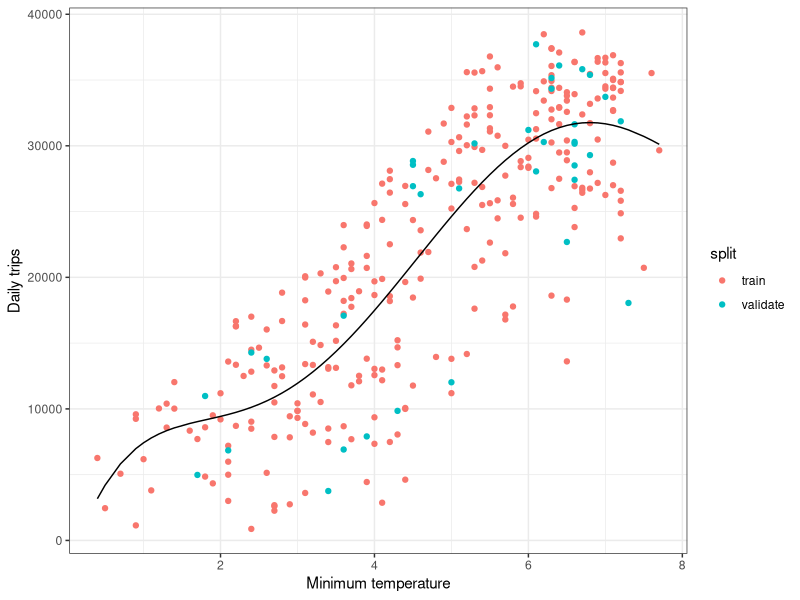
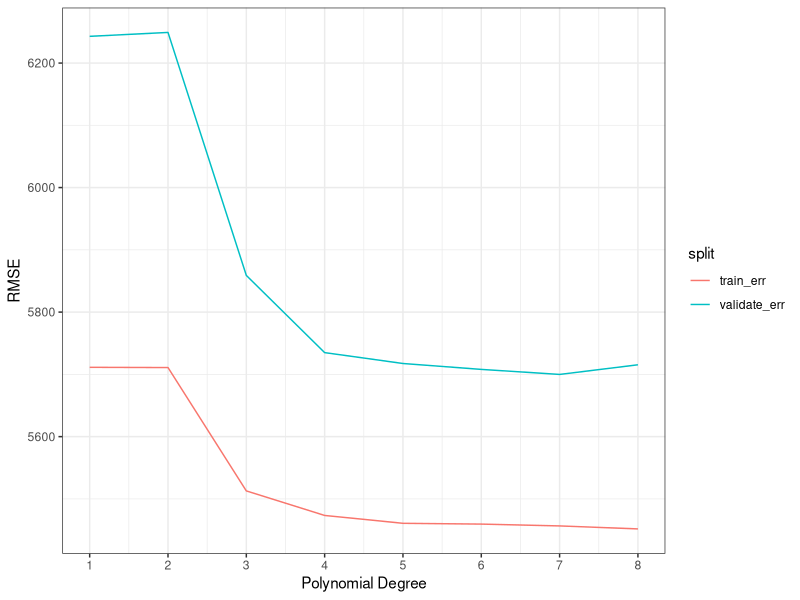
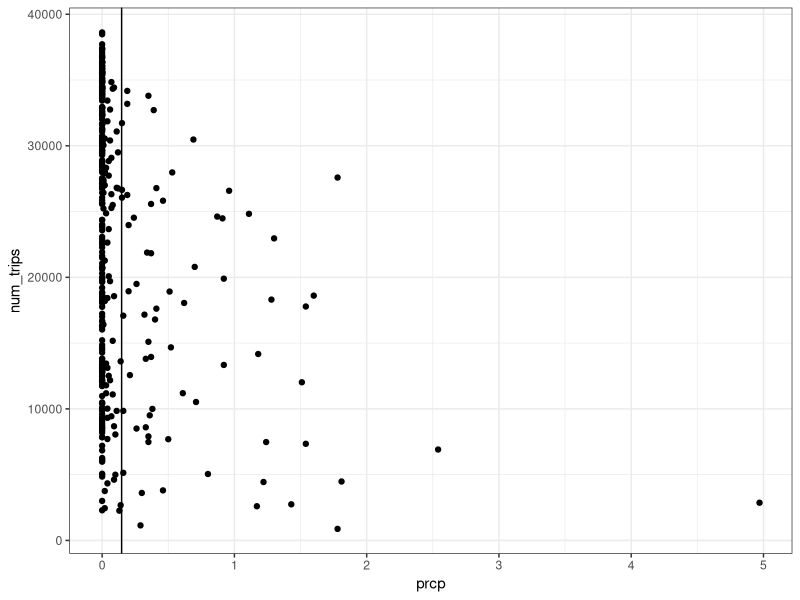
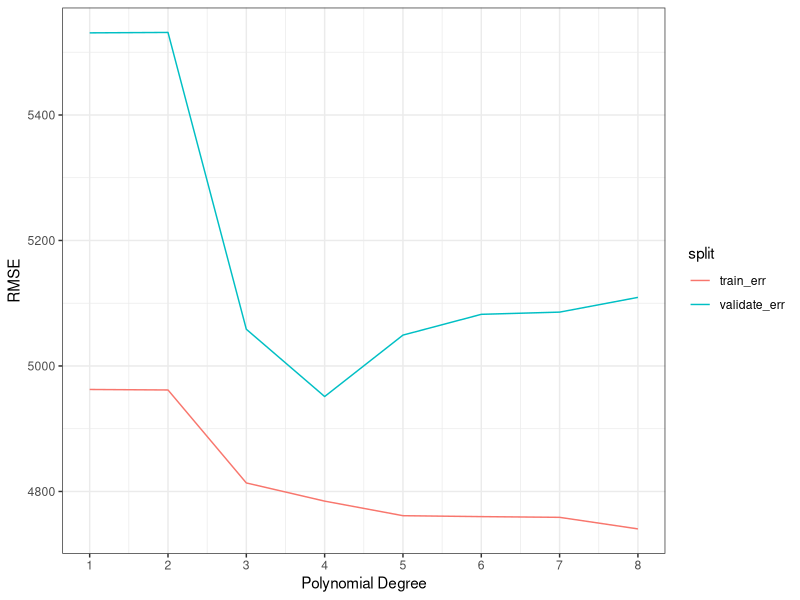
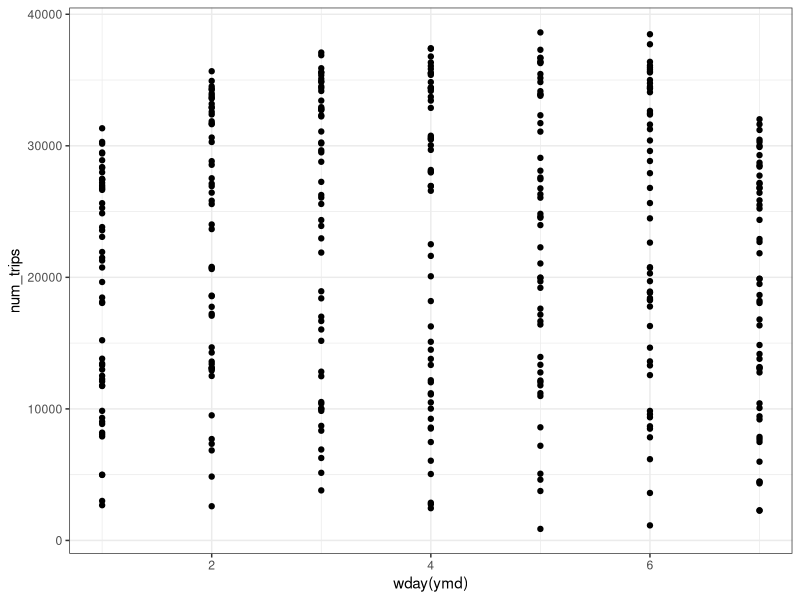
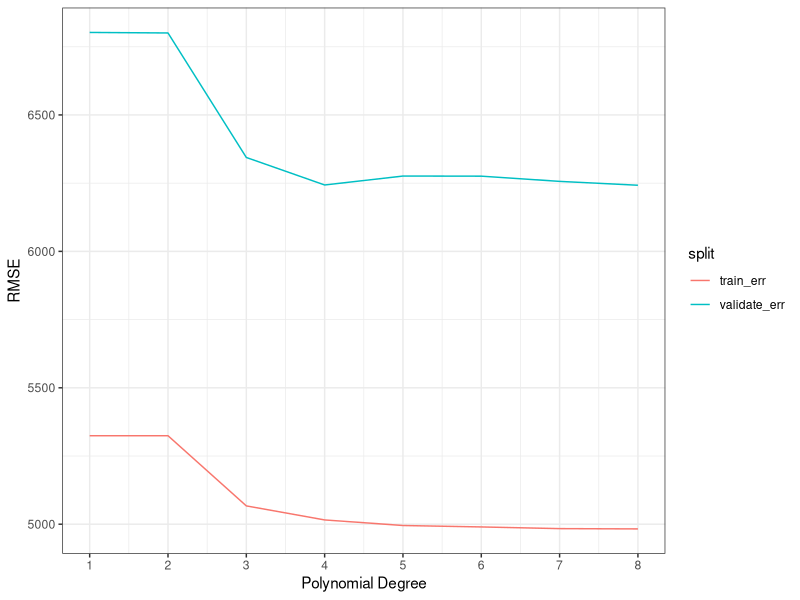
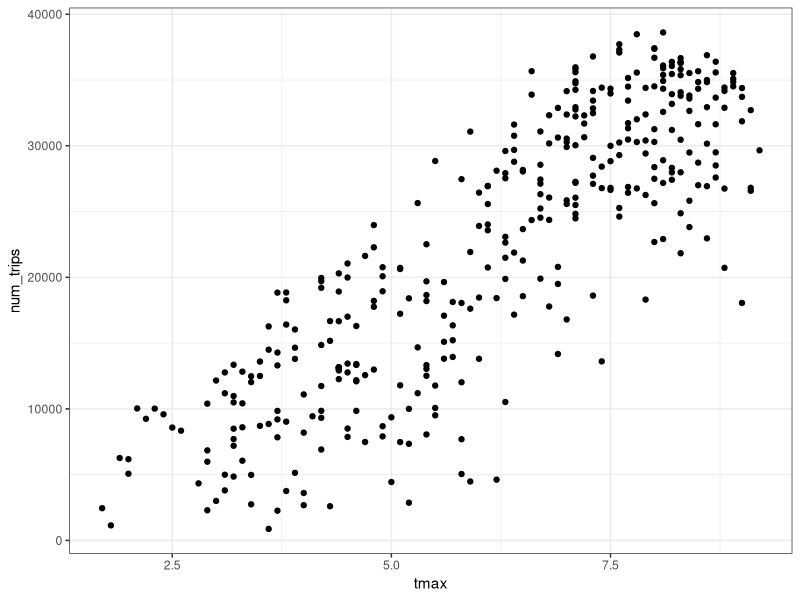
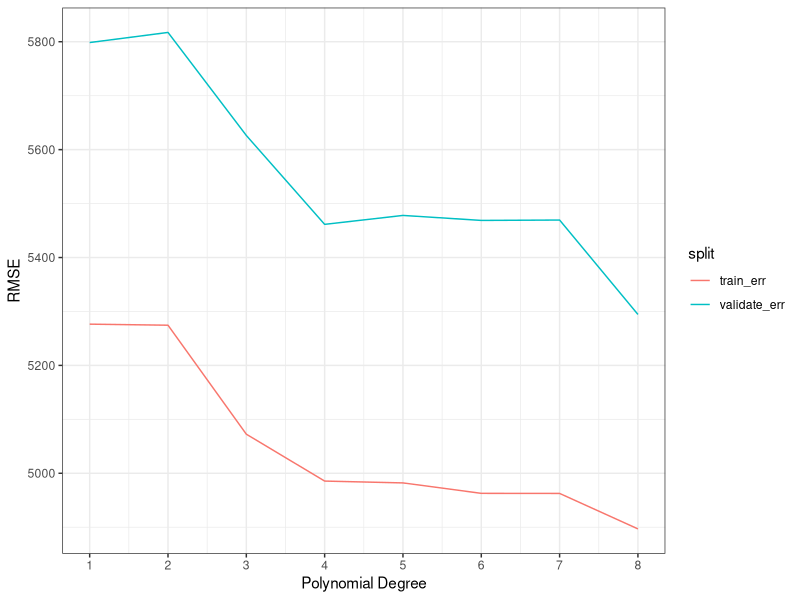

R code for these plots, in order:
## ---- chunk 1

library(tidyverse)
library(scales)
library(modelr)
library(lubridate)

theme_set(theme_bw())
options(repr.plot.width=4, repr.plot.height=3)

trips_per_day <- read_tsv('trips_per_day.tsv')

View(trips_per_day)

## ---- chunk 2

num_days <- nrow(trips_per_day)
frac_train <- 0.8
num_train <- floor(num_days * frac_train)

# randomly sample rows for the training set
training_data <- sample(1:num_days, num_train, replace=F)

# used to fit the model
trips_per_day_train <- trips_per_day[training_data, ]

# used to evaluate the fit and test
trips_per_day_validate_and_test <- trips_per_day[-training_data, ]

num_days_in_validate_and_test <-nrow(trips_per_day_validate_and_test)
frac_validate <- 0.5
num_validate <- floor(num_days_in_validate_and_test * frac_validate)

# randomly sample rows for the validation set
validation_data <- sample(1:num_days_in_validate_and_test, num_validate, replace=F) 

# used to validate the model
trips_per_day_validate <- trips_per_day_validate_and_test[validation_data, ]

# used to test the model
trips_per_day_test <- trips_per_day_validate_and_test[-validation_data, ]

## ---- chunk 3

# model for degree 5 polynomial
model5 <- lm(num_trips ~ poly(tmin, 5, raw=T), data=trips_per_day_train)

# train model
trips_per_day_train <- trips_per_day_train %>%
  add_predictions(model5) %>%
  mutate(split="train")

# validate model
trips_per_day_validate <- trips_per_day_validate %>%
  add_predictions(model5) %>%
  mutate(split="validate")

# plot the training data and validation data with the model
plot_data <- bind_rows(trips_per_day_train, trips_per_day_validate)

ggplot(plot_data, aes(x=tmin, y=num_trips)) +
  geom_point(aes(color=split)) +
  geom_line(aes(y=pred)) +
  xlab("Minimum temperature") +
  ylab('Daily trips') +
  scale_y_continuous()

# test the model
test_err <- sqrt(mean((predict(model5, trips_per_day_test) - trips_per_day_test$num_trips)^2))
test_err

## ---- chunk 4

K <- 1:8

train_err <- c()
validate_err <- c()

for (k in K) {
  
  # fit on the training data
  model <- lm(num_trips ~ poly(tmin, k, raw=T), data=trips_per_day_train)
  
  # evaluate on the training data
  train_err[k] <- sqrt(mean((predict(model, trips_per_day_train) - trips_per_day_train$num_trips)^2))
  
  # evaluate on the validate data
  validate_err[k] <- sqrt(mean((predict(model, trips_per_day_validate) - trips_per_day_validate$num_trips)^2))
}

train_err
validate_err

# plot the training and validation error as a function of polynomial degree

plot_data <- data.frame(K, train_err, validate_err) %>%
  gather("split", "error", -K)

ggplot(plot_data, aes(x=K, y=error, color=split)) +
  geom_line() +
  scale_x_continuous(breaks=K) +
  xlab('Polynomial Degree') +
  ylab('RMSE')

## ---- chunk 5

# plot the number of trips as a function of the precipitation

# find the mean, median, and standard deviation of the preciptation
trips_per_day %>%
  summarize(prcp_mean = mean(prcp), prcp_median = median(prcp), prcp_sd = sd(prcp))

trips_per_day %>%
  ggplot(aes(x = prcp, y = num_trips)) +
  geom_point() +
  geom_vline(xintercept = 0.1473699)



trips_per_day_with_rain <- trips_per_day %>% 
  mutate(too_rainy = prcp > mean(prcp))

View(trips_per_day_with_rain)

## ---- chunk 6

num_days <- nrow(trips_per_day_with_rain)
frac_train <- 0.8
num_train <- floor(num_days * frac_train)

# randomly sample rows for the training set
training_data <- sample(1:num_days, num_train, replace=F)

# used to fit the model
trips_per_day_with_rain_train <- trips_per_day_with_rain[training_data, ]

# used to evaluate the fit and test
trips_per_day_with_rain_validate_and_test <- trips_per_day_with_rain[-training_data, ]

num_days_in_validate_and_test <-nrow(trips_per_day_with_rain_validate_and_test)
frac_validate <- 0.5
num_validate <- floor(num_days_in_validate_and_test * frac_validate)

# randomly sample rows for the validation set
validation_data <- sample(1:num_days_in_validate_and_test, num_validate, replace=F) 

# used to validate the model
trips_per_day_with_rain_validate <- trips_per_day_with_rain_validate_and_test[validation_data, ]

# used to test the model
trips_per_day_with_rain_test <- trips_per_day_with_rain_validate_and_test[-validation_data, ]

## ---- chunk 7

K <- 1:8

train_err <- c()
validate_err <- c()

for (k in K) {
  
  # fit on the training data
  model <- lm(num_trips ~ poly(tmin, k, raw=T) + too_rainy, data=trips_per_day_with_rain_train)
  
  # evaluate on the training data
  train_err[k] <- sqrt(mean((predict(model, trips_per_day_with_rain_train) - trips_per_day_with_rain_train$num_trips)^2))
  
  # evaluate on the validate data
  validate_err[k] <- sqrt(mean((predict(model, trips_per_day_with_rain_validate) - trips_per_day_with_rain_validate$num_trips)^2))
}

train_err
validate_err

# plot the training and validation error as a function of polynomial degree

plot_data <- data.frame(K, train_err, validate_err) %>%
  gather("split", "error", -K)

ggplot(plot_data, aes(x=K, y=error, color=split)) +
  geom_line() +
  scale_x_continuous(breaks=K) +
  xlab('Polynomial Degree') +
  ylab('RMSE')

## ---- chunk 8

# plot the number of trips as a function of whether or not a day is a weekend
trips_per_day %>%
  ggplot(aes(x = wday(ymd), y = num_trips)) +
  geom_point()

# add a column to the dataframe to indicate if a day is a weekend
trips_per_day_with_weekends <- trips_per_day %>% 
  mutate(is_weekend = wday(ymd) %in% c(1,7))

View(trips_per_day_with_weekends)

## ---- chunk 9

num_days <- nrow(trips_per_day_with_weekends)
frac_train <- 0.8
num_train <- floor(num_days * frac_train)

# randomly sample rows for the training set
training_data <- sample(1:num_days, num_train, replace=F)

# used to fit the model
trips_per_day_with_weekends_train <- trips_per_day_with_weekends[training_data, ]

# used to evaluate the fit and test
trips_per_day_with_weekends_validate_and_test <- trips_per_day_with_weekends[-training_data, ]

num_days_in_validate_and_test <-nrow(trips_per_day_with_weekends_validate_and_test)
frac_validate <- 0.5
num_validate <- floor(num_days_in_validate_and_test * frac_validate)

# randomly sample rows for the validation set
validation_data <- sample(1:num_days_in_validate_and_test, num_validate, replace=F) 

# used to validate the model
trips_per_day_with_weekends_validate <- trips_per_day_with_weekends_validate_and_test[validation_data, ]

# used to test the model
trips_per_day_with_weekends_test <- trips_per_day_with_weekends_validate_and_test[-validation_data, ]

## ---- chunk 10

K <- 1:8

train_err <- c()
validate_err <- c()

for (k in K) {
  
  # fit on the training data
  model <- lm(num_trips ~ poly(tmin, k, raw=T) + is_weekend, data=trips_per_day_with_weekends_train)
  
  # evaluate on the training data
  train_err[k] <- sqrt(mean((predict(model, trips_per_day_with_weekends_train) - trips_per_day_with_weekends_train$num_trips)^2))
  
  # evaluate on the validate data
  validate_err[k] <- sqrt(mean((predict(model, trips_per_day_with_weekends_validate) - trips_per_day_with_weekends_validate$num_trips)^2))
}

train_err
validate_err

# plot the training and validation error as a function of polynomial degree

plot_data <- data.frame(K, train_err, validate_err) %>%
  gather("split", "error", -K)

ggplot(plot_data, aes(x=K, y=error, color=split)) +
  geom_line() +
  scale_x_continuous(breaks=K) +
  xlab('Polynomial Degree') +
  ylab('RMSE')

## ---- chunk 11

# plot the number of trips as a function of the precipitation
trips_per_day %>%
  ggplot(aes(x = tmax, y = num_trips)) +
  geom_point()

## ---- chunk 12

num_days <- nrow(trips_per_day)
frac_train <- 0.8
num_train <- floor(num_days * frac_train)

# randomly sample rows for the training set
training_data <- sample(1:num_days, num_train, replace=F)

# used to fit the model
trips_per_day_train <- trips_per_day[training_data, ]

# used to evaluate the fit and test
trips_per_day_validate_and_test <- trips_per_day[-training_data, ]

num_days_in_validate_and_test <-nrow(trips_per_day_validate_and_test)
frac_validate <- 0.5
num_validate <- floor(num_days_in_validate_and_test * frac_validate)

# randomly sample rows for the validation set
validation_data <- sample(1:num_days_in_validate_and_test, num_validate, replace=F) 

# used to validate the model
trips_per_day_validate <- trips_per_day_validate_and_test[validation_data, ]

# used to test the model
trips_per_day_test <- trips_per_day_validate_and_test[-validation_data, ]

## ---- chunk 13

K <- 1:8

train_err <- c()
validate_err <- c()

for (k in K) {
  
  # fit on the training data
  model <- lm(num_trips ~ poly(tmax, k, raw=T), data=trips_per_day_train)
  
  # evaluate on the training data
  train_err[k] <- sqrt(mean((predict(model, trips_per_day_train) - trips_per_day_train$num_trips)^2))
  
  # evaluate on the validate data
  validate_err[k] <- sqrt(mean((predict(model, trips_per_day_validate) - trips_per_day_validate$num_trips)^2))
}

train_err
validate_err

# plot the training and validation error as a function of polynomial degree

plot_data <- data.frame(K, train_err, validate_err) %>%
  gather("split", "error", -K)

ggplot(plot_data, aes(x=K, y=error, color=split)) +
  geom_line() +
  scale_x_continuous(breaks=K) +
  xlab('Polynomial Degree') +
  ylab('RMSE')

## ---- chunk 14

trips_per_day_with_all_info <- trips_per_day %>% 
  mutate(too_rainy = prcp > mean(prcp)) %>% 
  mutate(is_weekend = wday(ymd) %in% c(1,7))

View(trips_per_day_with_all_info)

## ---- chunk 15

num_days <- nrow(trips_per_day_with_all_info)
frac_train <- 0.8
num_train <- floor(num_days * frac_train)

# randomly sample rows for the training set
training_data <- sample(1:num_days, num_train, replace=F)

# used to fit the model
trips_per_day_with_all_info_train <- trips_per_day_with_all_info[training_data, ]

# used to evaluate the fit and test
trips_per_day_with_all_info_validate_and_test <- trips_per_day_with_all_info[-training_data, ]

num_days_in_validate_and_test <-nrow(trips_per_day_with_all_info_validate_and_test)
frac_validate <- 0.5
num_validate <- floor(num_days_in_validate_and_test * frac_validate)

# randomly sample rows for the validation set
validation_data <- sample(1:num_days_in_validate_and_test, num_validate, replace=F) 

# used to validate the model
trips_per_day_with_all_info_validate <- trips_per_day_with_all_info_validate_and_test[validation_data, ]

# used to test the model
trips_per_day_with_all_info_test <- trips_per_day_with_all_info_validate_and_test[-validation_data, ]

## ---- chunk 16

K <- 1:8

train_err <- c()
validate_err <- c()

for (k in K) {
  
  # fit on the training data
  model <- lm(num_trips ~ poly(tmin, k, raw=T) + too_rainy + is_weekend + poly(tmax, k, raw=T), data=trips_per_day_with_all_info_train)
  
  # evaluate on the training data
  train_err[k] <- sqrt(mean((predict(model, trips_per_day_with_all_info_train) - trips_per_day_with_all_info_train$num_trips)^2))
  
  # evaluate on the validate data
  validate_err[k] <- sqrt(mean((predict(model, trips_per_day_with_all_info_validate) - trips_per_day_with_all_info_validate$num_trips)^2))
}

train_err
validate_err

# plot the training and validation error as a function of polynomial degree

plot_data <- data.frame(K, train_err, validate_err) %>%
  gather("split", "error", -K)

ggplot(plot_data, aes(x=K, y=error, color=split)) +
  geom_line() +
  scale_x_continuous(breaks=K) +
  xlab('Polynomial Degree') +
  ylab('RMSE')

## ---- chunk 17

# model for degree 3 polynomial
model3 <- lm(num_trips ~ poly(tmin, 3, raw=T) + too_rainy + is_weekend + tmax, data=trips_per_day_with_all_info_train)

# train model
trips_per_day_with_all_info_train <- trips_per_day_with_all_info_train %>%
  add_predictions(model3) %>%
  mutate(split="train")

# validate model
trips_per_day_with_all_info_validate <- trips_per_day_with_all_info_validate %>%
  add_predictions(model3) %>%
  mutate(split="validate")

# plot the training data and validation data with the model
plot_data <- bind_rows(trips_per_day_with_all_info_train, trips_per_day_with_all_info_validate)

ggplot(plot_data, aes(x=ymd, y=num_trips)) +
  geom_point(aes(color=split)) +
  geom_line(aes(y=pred)) +
  xlab("YMD") +
  ylab('Daily trips') +
  scale_y_continuous()

# find R^2 values

rsquare(model3, trips_per_day_with_all_info_train)
rsquare(model3, trips_per_day_with_all_info_validate)


## ---- chunk 18

# model for degree 3 polynomial
model4 <- lm(num_trips ~ poly(tmin, 4, raw=T) + too_rainy + is_weekend + tmax, data=trips_per_day_with_all_info_train)

# train model
trips_per_day_with_all_info_train <- trips_per_day_with_all_info_train %>%
  add_predictions(model4) %>%
  mutate(split="train")

# validate model
trips_per_day_with_all_info_validate <- trips_per_day_with_all_info_validate %>%
  add_predictions(model4) %>%
  mutate(split="validate")

# plot the training data and validation data with the model
plot_data <- bind_rows(trips_per_day_with_all_info_train, trips_per_day_with_all_info_validate)

ggplot(plot_data, aes(x=ymd, y=num_trips)) +
  geom_point(aes(color=split)) +
  geom_line(aes(y=pred)) +
  xlab("YMD") +
  ylab('Daily trips') +
  scale_y_continuous()

# find R^2 values

rsquare(model4, trips_per_day_with_all_info_train)
rsquare(model4, trips_per_day_with_all_info_validate)


